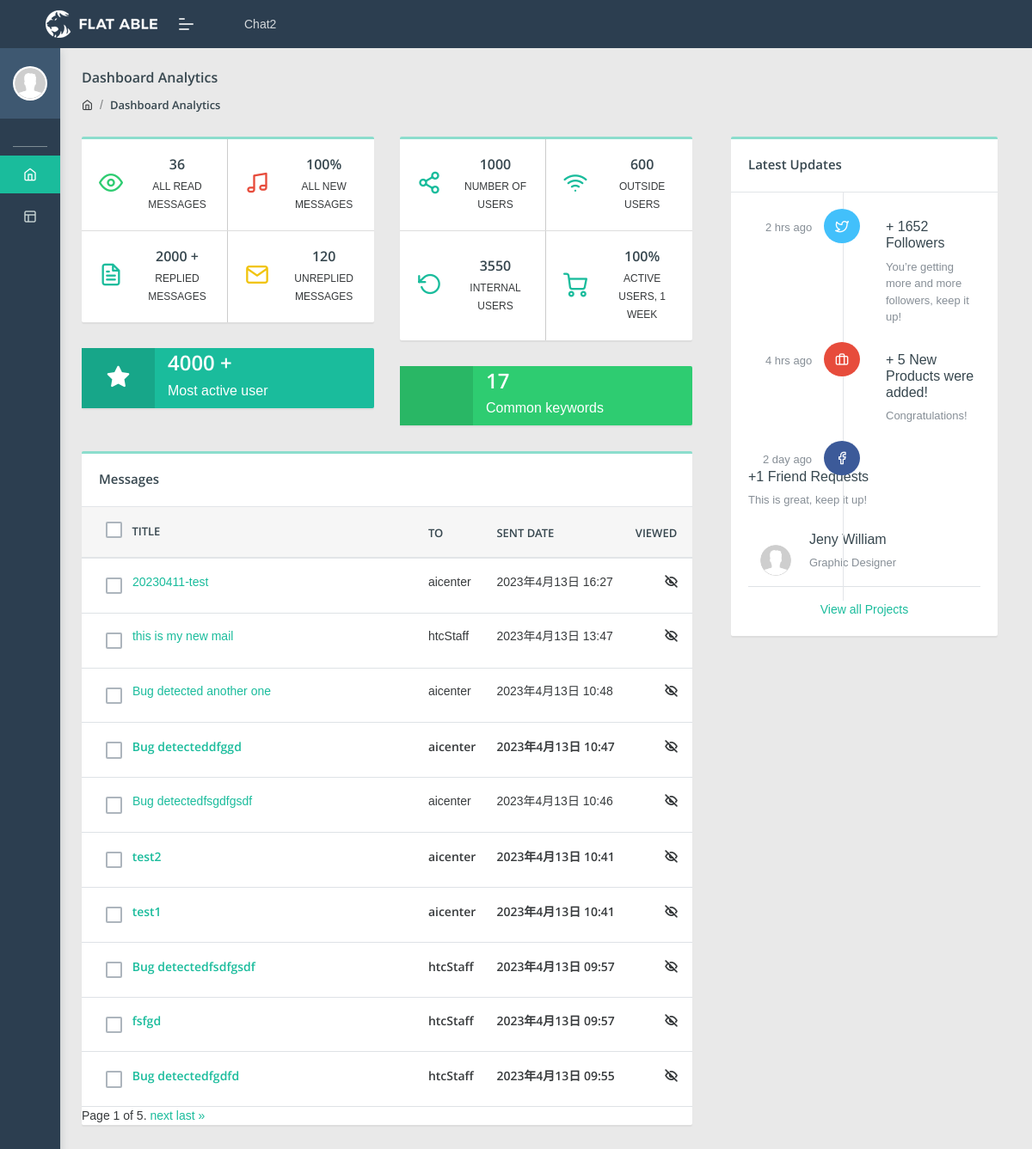
Before: /welcome/admin_home/ (signed in) with the older database file.
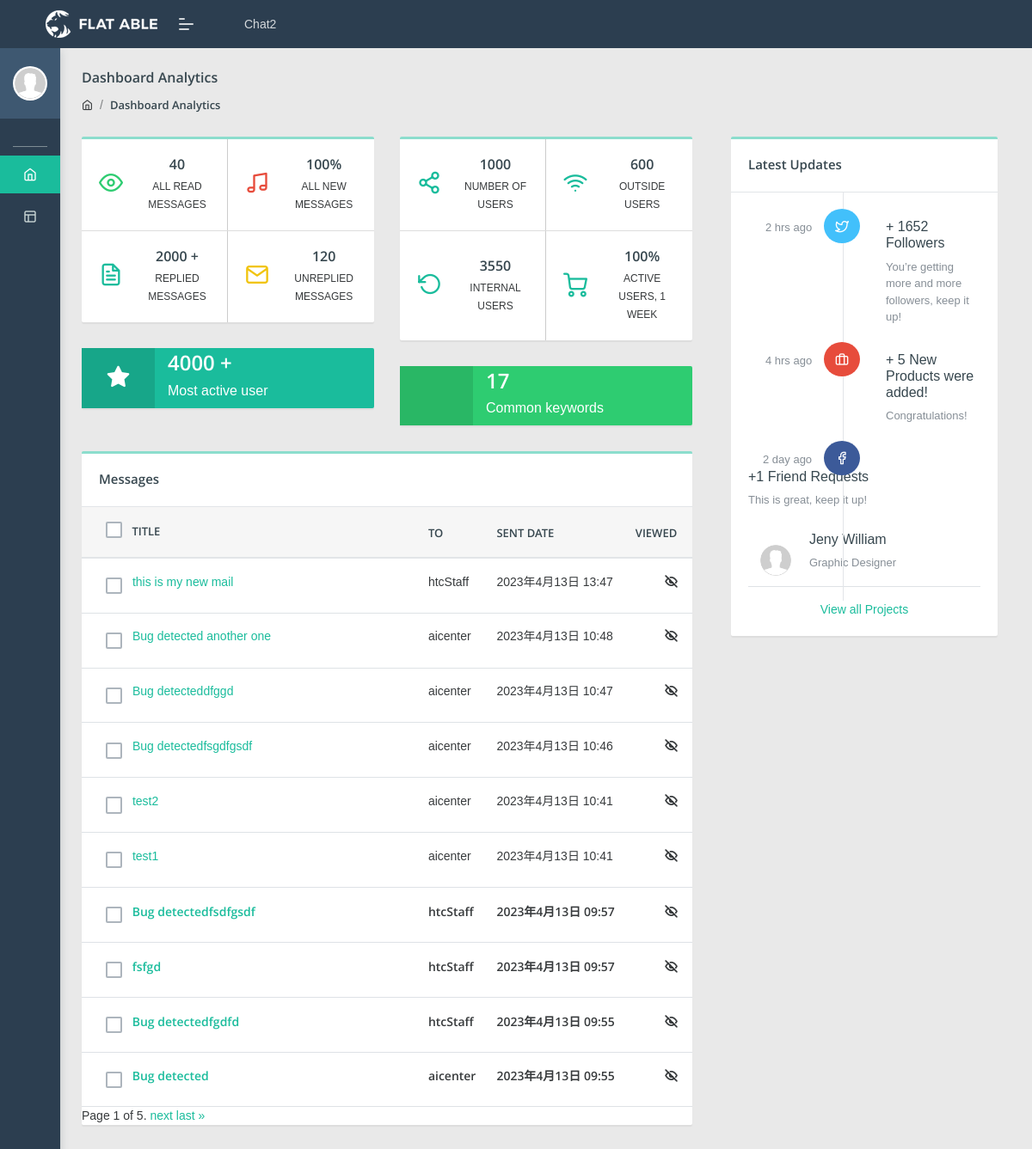
After: the same page with the newer database file.
### welcome/models.py (models this page shows, shortened)
class chat(models.Model):
    chatOwner = models.ForeignKey(User, null = True, on_delete = models.SET_NULL, related_name='chat', blank = True)
    chatTitle  = models.CharField(max_length=256)
    createdDate = models.DateTimeField(default=timezone.now)
    chatReceiver = models.ForeignKey(User, null=True, on_delete=models.CASCADE, related_name='chat_reciver', blank=True)
    chatContent = models.TextField()
    is_viewed = models.BooleanField(default=False)
    archived = models.BooleanField(default=False)
    viewedDate = models.DateTimeField(null=True)

### welcome/views.py (the view)
# urls.py: path('admin_home/',views.admin_home, name='admin_home'),
@login_required(login_url='login')
def admin_home(request):
    context = {}
    user = request.user
    chats = chat.objects.filter(archived=False).order_by('-createdDate').values()
    context['chats'] = chats.annotate(chatReceiver_username=F('chatReceiver__username')).values()
    page = request.GET.get('page', 1)
    paginator = Paginator(context['chats'], 10)  # Assuming 10 chats per page
    info_chats = chat.objects.filter(is_viewed=True)
    info = {'read_messages':len(info_chats)}
    page_obj = paginator.get_page(page)
    context['chats'] = page_obj
    if request.method == 'POST':
        selected_ids = request.POST.getlist('selected_chats')
        chat.objects.filter(id__in=selected_ids).update(archived=True)
        return redirect(request.META.get('HTTP_REFERER'))
    context['info'] = info
    return render(request, 'admin_home.html', context=context)

### templates/admin_home.html (shortened to what the changed rows need)
{% extends 'admin_base_template.html' %}
{%load i18n%}
{% block chatContent %}
<div class="row">
  <div class="col-8">
    <div class="row">
      <div class="col-md-12 col-xl-6">
        <div class="card flat-card">
          <div class="row-table">
            <div class="col-sm-6 card-body br">
              <div class="row">
                <div class="col-sm-8 text-md-center">
                  <h5>{{info.read_messages}}</h5>
                  <span>All Read Messages</span>
                </div>
              </div>
            </div>
          </div>
        </div>
      </div>
    </div>
    <div class="row">
      <div class="col-xl-12 col-md-12">
        <div class="card table-card">
          <div class="card-body p-0">
            <div class="table-responsive">
              <table class="table table-hover mb-0">
                <thead>
                  <tr>
                    <th>
                      <div class="chk-option">
                        <label class="check-task custom-control custom-checkbox d-flex justify-content-center done-task">
                        </label>
                      </div>
                      Title
                    </th>
                    <th>To</th>
                    <th>Sent Date</th>
                    <th class="text-right">Viewed</th>
                  </tr>
                </thead>
                <tbody>
                  <tbody>
                    {% for chat in chats %}
                    {% if chat.is_viewed %}
                    <tr >
                      <td>
                        <div class="chk-option">
                          <label class="check-task custom-control custom-checkbox d-flex justify-content-center done-task">
                          </label>
                        </div>
                        <div class="d-inline-block" style="width:20rem;overflow:hidden;text-overflow:ellipsis">
                          <a href="{% url 'chatDetails' chat.id%}">
                          {{chat.chatTitle}}</a>
                        </div>
                      </td>
                      <td>{{chat.chatReceiver_username}}</td>
                      <td>{{chat.createdDate}}</td>
                      <td class="text-right"><i class="feather icon-eye-off" style="font-weight: bold;"></i></td>
                    </tr>
                    {%else%}
                    <tr style="font-weight:bolder">
                      <td>
                        <div class="chk-option">
                          <label class="check-task custom-control custom-checkbox d-flex justify-content-center done-task">
                          </label>
                        </div>
                        <div class="d-inline-block" style="width:20rem;overflow:hidden;text-overflow:ellipsis">
                          <a href="{% url 'chatDetails' chat.id%}">
                            {{chat.chatTitle}}
                          </a>
                        </div>
                      </td>
                      <td>{{chat.chatReceiver_username}}</td>
                      <td>{{chat.createdDate}}</td>
                      <td class="text-right"><i class="feather icon-eye-off" style="font-weight: bold;"></i></td>
                    </tr>
                    {%endif%}
                    {% endfor %}
                  </tbody>
                </tbody>
              </table>
            </div>
          </div>
        </div>
      </div>
    </div>
  </div>
</div>
{% endblock %}

Changed rows visible on the page:
no longer on this page (row edited): chat: chatTitle "20230411-test", chatReceiver_username "aicenter", createdDate "2023年4月13日 16:27"
changed chat "Bug detecteddfggd": is_viewed False → True (drawn)
changed chat "test2": is_viewed False → True (drawn)
changed chat "test1": is_viewed False → True (drawn)
now on this page (row unchanged): chat: chatTitle "Bug detected", chatReceiver_username "aicenter", createdDate "2023年4月13日 09:55"
Other visible differences:
{{ info.read_messages }}: "36" → "40"
